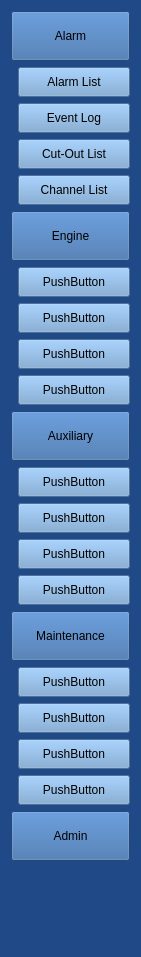
<?xml version="1.0" encoding="UTF-8"?>
<ui version="4.0">
 <class>navigation</class>
 <widget class="QWidget" name="navigation">
  <property name="geometry">
   <rect>
    <x>0</x>
    <y>0</y>
    <width>141</width>
    <height>957</height>
   </rect>
  </property>
  <property name="sizePolicy">
   <sizepolicy hsizetype="Fixed" vsizetype="Preferred">
    <horstretch>0</horstretch>
    <verstretch>0</verstretch>
   </sizepolicy>
  </property>
  <property name="windowTitle">
   <string>Form</string>
  </property>
  <property name="styleSheet">
   <string notr="true">background-color:rgb(32, 74, 135)
</string>
  </property>
  <layout class="QVBoxLayout" name="verticalLayout_5">
   <item>
    <widget class="QPushButton" name="alarm_button">
     <property name="sizePolicy">
      <sizepolicy hsizetype="Preferred" vsizetype="Fixed">
       <horstretch>0</horstretch>
       <verstretch>0</verstretch>
      </sizepolicy>
     </property>
     <property name="minimumSize">
      <size>
       <width>100</width>
       <height>50</height>
      </size>
     </property>
     <property name="styleSheet">
      <string notr="true">QPushButton:checked{
 background-color:rgb(32, 74, 135)
}
QPushButton{
 background-color:rgb(52, 101, 164)
}</string>
     </property>
     <property name="text">
      <string>Alarm</string>
     </property>
     <property name="checkable">
      <bool>true</bool>
     </property>
     <property name="checked">
      <bool>false</bool>
     </property>
    </widget>
   </item>
   <item>
    <layout class="QHBoxLayout" name="alarm_layout">
     <property name="sizeConstraint">
      <enum>QLayout::SetFixedSize</enum>
     </property>
     <item>
      <spacer name="horizontalSpacer">
       <property name="orientation">
        <enum>Qt::Horizontal</enum>
       </property>
       <property name="sizeType">
        <enum>QSizePolicy::Fixed</enum>
       </property>
       <property name="sizeHint" stdset="0">
        <size>
         <width>7</width>
         <height>5</height>
        </size>
       </property>
      </spacer>
     </item>
     <item>
      <layout class="QVBoxLayout" name="verticalLayout">
       <property name="sizeConstraint">
        <enum>QLayout::SetFixedSize</enum>
       </property>
       <item>
        <widget class="QPushButton" name="alarm_list_button">
         <property name="sizePolicy">
          <sizepolicy hsizetype="Expanding" vsizetype="Fixed">
           <horstretch>0</horstretch>
           <verstretch>0</verstretch>
          </sizepolicy>
         </property>
         <property name="minimumSize">
          <size>
           <width>70</width>
           <height>30</height>
          </size>
         </property>
         <property name="styleSheet">
          <string notr="true">QPushButton:checked{
background-color:rgb(255, 255, 255);
}
QPushButton{
background-color:rgb(114, 159, 207);
}
</string>
         </property>
         <property name="text">
          <string>Alarm List</string>
         </property>
         <property name="checkable">
          <bool>true</bool>
         </property>
        </widget>
       </item>
       <item>
        <widget class="QPushButton" name="event_log_button">
         <property name="sizePolicy">
          <sizepolicy hsizetype="Expanding" vsizetype="Fixed">
           <horstretch>0</horstretch>
           <verstretch>0</verstretch>
          </sizepolicy>
         </property>
         <property name="minimumSize">
          <size>
           <width>70</width>
           <height>30</height>
          </size>
         </property>
         <property name="styleSheet">
          <string notr="true">QPushButton:checked{
background-color:rgb(255, 255, 255);
}
QPushButton{
background-color:rgb(114, 159, 207);
}

</string>
         </property>
         <property name="text">
          <string>Event Log</string>
         </property>
         <property name="checkable">
          <bool>true</bool>
         </property>
        </widget>
       </item>
       <item>
        <widget class="QPushButton" name="manual_button">
         <property name="sizePolicy">
          <sizepolicy hsizetype="Expanding" vsizetype="Fixed">
           <horstretch>0</horstretch>
           <verstretch>0</verstretch>
          </sizepolicy>
         </property>
         <property name="minimumSize">
          <size>
           <width>70</width>
           <height>30</height>
          </size>
         </property>
         <property name="styleSheet">
          <string notr="true">QPushButton:checked{
background-color:rgb(255, 255, 255);
}
QPushButton{
background-color:rgb(114, 159, 207);
}
</string>
         </property>
         <property name="text">
          <string>Cut-Out List</string>
         </property>
         <property name="checkable">
          <bool>true</bool>
         </property>
        </widget>
       </item>
       <item>
        <widget class="QPushButton" name="channel_button">
         <property name="sizePolicy">
          <sizepolicy hsizetype="Expanding" vsizetype="Fixed">
           <horstretch>0</horstretch>
           <verstretch>0</verstretch>
          </sizepolicy>
         </property>
         <property name="minimumSize">
          <size>
           <width>70</width>
           <height>30</height>
          </size>
         </property>
         <property name="styleSheet">
          <string notr="true">QPushButton:checked{
background-color:rgb(255, 255, 255);
}
QPushButton{
background-color:rgb(114, 159, 207);
}
</string>
         </property>
         <property name="text">
          <string>Channel List</string>
         </property>
         <property name="checkable">
          <bool>true</bool>
         </property>
        </widget>
       </item>
      </layout>
     </item>
    </layout>
   </item>
   <item>
    <widget class="QPushButton" name="engine_button">
     <property name="sizePolicy">
      <sizepolicy hsizetype="Preferred" vsizetype="Fixed">
       <horstretch>0</horstretch>
       <verstretch>0</verstretch>
      </sizepolicy>
     </property>
     <property name="minimumSize">
      <size>
       <width>100</width>
       <height>50</height>
      </size>
     </property>
     <property name="styleSheet">
      <string notr="true">QPushButton:checked{
 background-color:rgb(32, 74, 135)
}
QPushButton{
 background-color:rgb(52, 101, 164)
}</string>
     </property>
     <property name="text">
      <string>Engine</string>
     </property>
     <property name="checkable">
      <bool>true</bool>
     </property>
    </widget>
   </item>
   <item>
    <layout class="QHBoxLayout" name="engine_layout">
     <property name="sizeConstraint">
      <enum>QLayout::SetFixedSize</enum>
     </property>
     <item>
      <spacer name="horizontalSpacer_2">
       <property name="orientation">
        <enum>Qt::Horizontal</enum>
       </property>
       <property name="sizeType">
        <enum>QSizePolicy::Fixed</enum>
       </property>
       <property name="sizeHint" stdset="0">
        <size>
         <width>7</width>
         <height>5</height>
        </size>
       </property>
      </spacer>
     </item>
     <item>
      <layout class="QVBoxLayout" name="verticalLayout_2">
       <item>
        <widget class="QPushButton" name="engine1_button">
         <property name="sizePolicy">
          <sizepolicy hsizetype="Expanding" vsizetype="Fixed">
           <horstretch>0</horstretch>
           <verstretch>0</verstretch>
          </sizepolicy>
         </property>
         <property name="minimumSize">
          <size>
           <width>70</width>
           <height>30</height>
          </size>
         </property>
         <property name="styleSheet">
          <string notr="true">QPushButton:checked{
background-color:rgb(255, 255, 255);
}
QPushButton{
background-color:rgb(114, 159, 207);
}
</string>
         </property>
         <property name="text">
          <string>PushButton</string>
         </property>
         <property name="checkable">
          <bool>true</bool>
         </property>
        </widget>
       </item>
       <item>
        <widget class="QPushButton" name="engine2_button">
         <property name="sizePolicy">
          <sizepolicy hsizetype="Expanding" vsizetype="Fixed">
           <horstretch>0</horstretch>
           <verstretch>0</verstretch>
          </sizepolicy>
         </property>
         <property name="minimumSize">
          <size>
           <width>70</width>
           <height>30</height>
          </size>
         </property>
         <property name="styleSheet">
          <string notr="true">QPushButton:checked{
background-color:rgb(255, 255, 255);
}
QPushButton{
background-color:rgb(114, 159, 207);
}
</string>
         </property>
         <property name="text">
          <string>PushButton</string>
         </property>
         <property name="checkable">
          <bool>true</bool>
         </property>
        </widget>
       </item>
       <item>
        <widget class="QPushButton" name="engine3_button">
         <property name="sizePolicy">
          <sizepolicy hsizetype="Expanding" vsizetype="Fixed">
           <horstretch>0</horstretch>
           <verstretch>0</verstretch>
          </sizepolicy>
         </property>
         <property name="minimumSize">
          <size>
           <width>70</width>
           <height>30</height>
          </size>
         </property>
         <property name="styleSheet">
          <string notr="true">QPushButton:checked{
background-color:rgb(255, 255, 255);
}
QPushButton{
background-color:rgb(114, 159, 207);
}
</string>
         </property>
         <property name="text">
          <string>PushButton</string>
         </property>
         <property name="checkable">
          <bool>true</bool>
         </property>
        </widget>
       </item>
       <item>
        <widget class="QPushButton" name="engine4_button">
         <property name="sizePolicy">
          <sizepolicy hsizetype="Expanding" vsizetype="Fixed">
           <horstretch>0</horstretch>
           <verstretch>0</verstretch>
          </sizepolicy>
         </property>
         <property name="minimumSize">
          <size>
           <width>70</width>
           <height>30</height>
          </size>
         </property>
         <property name="styleSheet">
          <string notr="true">QPushButton:checked{
background-color:rgb(255, 255, 255);
}
QPushButton{
background-color:rgb(114, 159, 207);
}
</string>
         </property>
         <property name="text">
          <string>PushButton</string>
         </property>
         <property name="checkable">
          <bool>true</bool>
         </property>
        </widget>
       </item>
      </layout>
     </item>
    </layout>
   </item>
   <item>
    <widget class="QPushButton" name="auxiliary_button">
     <property name="sizePolicy">
      <sizepolicy hsizetype="Preferred" vsizetype="Fixed">
       <horstretch>0</horstretch>
       <verstretch>0</verstretch>
      </sizepolicy>
     </property>
     <property name="minimumSize">
      <size>
       <width>100</width>
       <height>50</height>
      </size>
     </property>
     <property name="styleSheet">
      <string notr="true">QPushButton:checked{
 background-color:rgb(32, 74, 135)
}
QPushButton{
 background-color:rgb(52, 101, 164)
}</string>
     </property>
     <property name="text">
      <string>Auxiliary</string>
     </property>
     <property name="checkable">
      <bool>true</bool>
     </property>
    </widget>
   </item>
   <item>
    <layout class="QHBoxLayout" name="auxiliary_layout">
     <property name="sizeConstraint">
      <enum>QLayout::SetFixedSize</enum>
     </property>
     <item>
      <spacer name="horizontalSpacer_3">
       <property name="orientation">
        <enum>Qt::Horizontal</enum>
       </property>
       <property name="sizeType">
        <enum>QSizePolicy::Fixed</enum>
       </property>
       <property name="sizeHint" stdset="0">
        <size>
         <width>7</width>
         <height>5</height>
        </size>
       </property>
      </spacer>
     </item>
     <item>
      <layout class="QVBoxLayout" name="verticalLayout_3">
       <item>
        <widget class="QPushButton" name="auxiliary1_button">
         <property name="sizePolicy">
          <sizepolicy hsizetype="Expanding" vsizetype="Fixed">
           <horstretch>0</horstretch>
           <verstretch>0</verstretch>
          </sizepolicy>
         </property>
         <property name="minimumSize">
          <size>
           <width>70</width>
           <height>30</height>
          </size>
         </property>
         <property name="styleSheet">
          <string notr="true">QPushButton:checked{
background-color:rgb(255, 255, 255);
}
QPushButton{
background-color:rgb(114, 159, 207);
}
</string>
         </property>
         <property name="text">
          <string>PushButton</string>
         </property>
         <property name="checkable">
          <bool>true</bool>
         </property>
        </widget>
       </item>
       <item>
        <widget class="QPushButton" name="auxiliary2_button">
         <property name="sizePolicy">
          <sizepolicy hsizetype="Expanding" vsizetype="Fixed">
           <horstretch>0</horstretch>
           <verstretch>0</verstretch>
          </sizepolicy>
         </property>
         <property name="minimumSize">
          <size>
           <width>70</width>
           <height>30</height>
          </size>
         </property>
         <property name="styleSheet">
          <string notr="true">QPushButton:checked{
background-color:rgb(255, 255, 255);
}
QPushButton{
background-color:rgb(114, 159, 207);
}
</string>
         </property>
         <property name="text">
          <string>PushButton</string>
         </property>
         <property name="checkable">
          <bool>true</bool>
         </property>
        </widget>
       </item>
       <item>
        <widget class="QPushButton" name="auxiliary3_button">
         <property name="sizePolicy">
          <sizepolicy hsizetype="Expanding" vsizetype="Fixed">
           <horstretch>0</horstretch>
           <verstretch>0</verstretch>
          </sizepolicy>
         </property>
         <property name="minimumSize">
          <size>
           <width>70</width>
           <height>30</height>
          </size>
         </property>
         <property name="styleSheet">
          <string notr="true">QPushButton:checked{
background-color:rgb(255, 255, 255);
}
QPushButton{
background-color:rgb(114, 159, 207);
}
</string>
         </property>
         <property name="text">
          <string>PushButton</string>
         </property>
         <property name="checkable">
          <bool>true</bool>
         </property>
        </widget>
       </item>
       <item>
        <widget class="QPushButton" name="auxiliary4_button">
         <property name="sizePolicy">
          <sizepolicy hsizetype="Expanding" vsizetype="Fixed">
           <horstretch>0</horstretch>
           <verstretch>0</verstretch>
          </sizepolicy>
         </property>
         <property name="minimumSize">
          <size>
           <width>70</width>
           <height>30</height>
          </size>
         </property>
         <property name="styleSheet">
          <string notr="true">QPushButton:checked{
background-color:rgb(255, 255, 255);
}
QPushButton{
background-color:rgb(114, 159, 207);
}
</string>
         </property>
         <property name="text">
          <string>PushButton</string>
         </property>
         <property name="checkable">
          <bool>true</bool>
         </property>
        </widget>
       </item>
      </layout>
     </item>
    </layout>
   </item>
   <item>
    <widget class="QPushButton" name="maintenance_button">
     <property name="sizePolicy">
      <sizepolicy hsizetype="Preferred" vsizetype="Fixed">
       <horstretch>0</horstretch>
       <verstretch>0</verstretch>
      </sizepolicy>
     </property>
     <property name="minimumSize">
      <size>
       <width>100</width>
       <height>50</height>
      </size>
     </property>
     <property name="styleSheet">
      <string notr="true">QPushButton:checked{
 background-color:rgb(32, 74, 135)
}
QPushButton{
 background-color:rgb(52, 101, 164)
}</string>
     </property>
     <property name="text">
      <string>Maintenance</string>
     </property>
     <property name="checkable">
      <bool>true</bool>
     </property>
    </widget>
   </item>
   <item>
    <layout class="QHBoxLayout" name="maintenance_layout">
     <property name="sizeConstraint">
      <enum>QLayout::SetFixedSize</enum>
     </property>
     <item>
      <spacer name="horizontalSpacer_4">
       <property name="orientation">
        <enum>Qt::Horizontal</enum>
       </property>
       <property name="sizeType">
        <enum>QSizePolicy::Fixed</enum>
       </property>
       <property name="sizeHint" stdset="0">
        <size>
         <width>7</width>
         <height>5</height>
        </size>
       </property>
      </spacer>
     </item>
     <item>
      <layout class="QVBoxLayout" name="verticalLayout_4">
       <item>
        <widget class="QPushButton" name="maintenance1_button">
         <property name="sizePolicy">
          <sizepolicy hsizetype="Expanding" vsizetype="Fixed">
           <horstretch>0</horstretch>
           <verstretch>0</verstretch>
          </sizepolicy>
         </property>
         <property name="minimumSize">
          <size>
           <width>70</width>
           <height>30</height>
          </size>
         </property>
         <property name="styleSheet">
          <string notr="true">QPushButton:checked{
background-color:rgb(255, 255, 255);
}
QPushButton{
background-color:rgb(114, 159, 207);
}
</string>
         </property>
         <property name="text">
          <string>PushButton</string>
         </property>
         <property name="checkable">
          <bool>true</bool>
         </property>
        </widget>
       </item>
       <item>
        <widget class="QPushButton" name="maintenance2_button">
         <property name="sizePolicy">
          <sizepolicy hsizetype="Expanding" vsizetype="Fixed">
           <horstretch>0</horstretch>
           <verstretch>0</verstretch>
          </sizepolicy>
         </property>
         <property name="minimumSize">
          <size>
           <width>70</width>
           <height>30</height>
          </size>
         </property>
         <property name="styleSheet">
          <string notr="true">QPushButton:checked{
background-color:rgb(255, 255, 255);
}
QPushButton{
background-color:rgb(114, 159, 207);
}
</string>
         </property>
         <property name="text">
          <string>PushButton</string>
         </property>
         <property name="checkable">
          <bool>true</bool>
         </property>
        </widget>
       </item>
       <item>
        <widget class="QPushButton" name="maintenance3_button">
         <property name="sizePolicy">
          <sizepolicy hsizetype="Expanding" vsizetype="Fixed">
           <horstretch>0</horstretch>
           <verstretch>0</verstretch>
          </sizepolicy>
         </property>
         <property name="minimumSize">
          <size>
           <width>70</width>
           <height>30</height>
          </size>
         </property>
         <property name="styleSheet">
          <string notr="true">QPushButton:checked{
background-color:rgb(255, 255, 255);
}
QPushButton{
background-color:rgb(114, 159, 207);
}
</string>
         </property>
         <property name="text">
          <string>PushButton</string>
         </property>
         <property name="checkable">
          <bool>true</bool>
         </property>
        </widget>
       </item>
       <item>
        <widget class="QPushButton" name="maintenance4_button">
         <property name="sizePolicy">
          <sizepolicy hsizetype="Expanding" vsizetype="Fixed">
           <horstretch>0</horstretch>
           <verstretch>0</verstretch>
          </sizepolicy>
         </property>
         <property name="minimumSize">
          <size>
           <width>70</width>
           <height>30</height>
          </size>
         </property>
         <property name="styleSheet">
          <string notr="true">QPushButton:checked{
background-color:rgb(255, 255, 255);
}
QPushButton{
background-color:rgb(114, 159, 207);
}
</string>
         </property>
         <property name="text">
          <string>PushButton</string>
         </property>
         <property name="checkable">
          <bool>true</bool>
         </property>
        </widget>
       </item>
      </layout>
     </item>
    </layout>
   </item>
   <item>
    <widget class="QPushButton" name="admin_button">
     <property name="sizePolicy">
      <sizepolicy hsizetype="Minimum" vsizetype="Fixed">
       <horstretch>0</horstretch>
       <verstretch>0</verstretch>
      </sizepolicy>
     </property>
     <property name="minimumSize">
      <size>
       <width>100</width>
       <height>50</height>
      </size>
     </property>
     <property name="styleSheet">
      <string notr="true">background-color:rgb(52, 101, 164)
</string>
     </property>
     <property name="text">
      <string>Admin</string>
     </property>
     <property name="checkable">
      <bool>false</bool>
     </property>
    </widget>
   </item>
   <item>
    <spacer name="verticalSpacer">
     <property name="orientation">
      <enum>Qt::Vertical</enum>
     </property>
     <property name="sizeHint" stdset="0">
      <size>
       <width>20</width>
       <height>64</height>
      </size>
     </property>
    </spacer>
   </item>
  </layout>
 </widget>
 <resources/>
 <connections/>
</ui>
